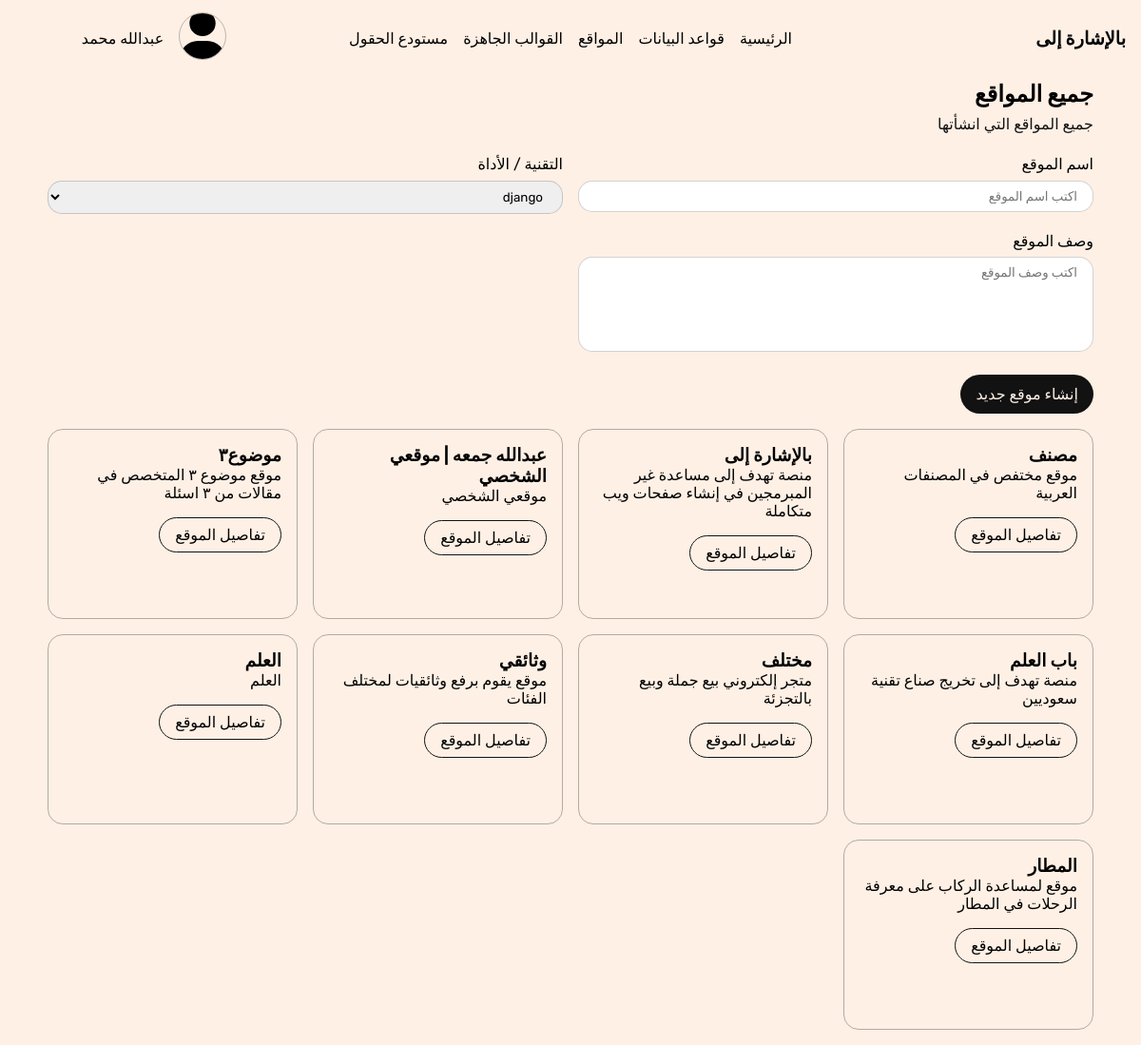
Page /websites/all/ on the committed database.
### website/models.py (models this page shows, shortened)
class Website(models.Model):
    name = models.CharField(max_length=255, verbose_name="اسم الموقع")
    description = models.TextField(verbose_name="الوصف", blank=True, null=True)
    tool = models.ForeignKey(Tool, on_delete=models.SET_NULL, blank=True, null=True, verbose_name="اللغة / إطار العمل")
    date_created = models.DateTimeField(null=True, blank=True, verbose_name="تاريخ الإنشاء", auto_now_add=True)
    class Meta:
        verbose_name = 'موقع'
        verbose_name_plural = "المواقع"

### website/views.py (the view)
# urls.py: path('all/', all_websites, name='all-websites'),
def all_websites(request):
    websites = Website.objects.all()
    tools = Tool.objects.all()
    context = {
        'websites': websites,
        'tools': tools,
    }
    return render(request,'all-websites.html', context)

### templates/all-websites.html (shortened to what this page needs)
{% extends 'base.html' %}
{% load static %}
{% block stylesheets %}
    <link rel="stylesheet" href="{% static 'css/add-website-form.css' %}">
{% endblock stylesheets %}
{% block content %}
<section class="all-websites">
    <div class="container">
        <div class="section__heading">
            <h1 class="section__heading__title">جميع المواقع</h1>
            <p class="section__heading__text">جميع المواقع التي انشأتها</p>
            <form method="POST">
                <div class="add-website-form">
                        <div class="field">
                            <p>اسم الموقع</p>
                            <input name="website-name-input" type="text" placeholder="اكتب اسم الموقع" class="input text-input">
                        </div>
                        <div class="field">
                            <p>التقنية / الأداة</p>
                            <select class="" name="website-tool-input" id="website-tool-input">
                                {% for tool in tools %}
                                    <option value="{{tool.id}}">{{tool.name}}</option>
                                {% endfor %}
                            </select>
                        </div>
                        <div class="field">
                            <p>وصف الموقع</p>
                            <textarea name="website-description-input" id="" placeholder="اكتب وصف الموقع" class="" ></textarea>
                        </div>
                </div>
            </form>
            <a id="btn-add-website" class="btn btn-solid-dark">إنشاء موقع جديد</a>
        </div>
        <div class="section__content" id="section__all_websites">
            <div class="grid all-websites-grid">
                {% for website in websites %}
                <div class="col website">
                    <h3>{{website.name}}</h3>
                    <p>
                        {{website.description}}
                    </p>
                    <a href="#" class="btn btn-outline btn-open-website">تفاصيل الموقع</a>
                </div>
                {% endfor %}
            </div>
        </div>
    </div>
</section>
{% endblock content %}

### project/static/css/main.css (style rules this page uses)
* { padding: 0; margin:0; box-sizing: border-box; font-family: "Rubik"; }
a { color: #000; text-decoration: none; }
.container { margin: 0 auto; }
body { overflow-x: hidden; background-color: #fef0e5; margin-bottom: 1rem; }
section .section__heading { line-height: 1.6; margin-bottom: 1rem }
section .section__heading .section__heading__text { color: #121212; }
.grid { display: grid; grid-template-columns: repeat(auto-fit, minmax(250px, 1fr)); gap: 1rem; }
.grid .col { min-height: 200px; border-radius: 1rem; border: 1px solid #12121250; padding: 1rem; }
.btn { display: block; width: fit-content; padding: .5rem 1rem; border-radius: 2rem; margin-top: 1rem; outline: none; border: none; cursor: pointer; }
.btn-outline { border: 1px solid #121212; }
.btn-solid-dark { background: #121212; color: #fef0e5; }
.text-input { padding: .5rem 1rem; border-radius: 15px; outline: none; border: 1px solid #12121230; }
input { display: block; }
textarea { resize: none; height: 100px; border-radius: 15px; padding: .5rem 1rem; border: 1px solid #12121230; }
select { padding: .5rem 1rem ; border-radius: 15px; border: 1px solid #12121230; outline: none; }
@media (min-width: 1200px) { .container { width: 1100px; } }

### project/static/css/add-website-form.css (style rules this page uses)
.add-website-form { display: grid; gap: 1rem; grid-template-columns: 1fr 1fr; flex-wrap: wrap; margin-top: 1rem; }
.add-website-form .field p { margin-bottom: .25rem; }
.add-website-form .field input, .add-website-form select, .add-website-form textarea { width: 100%; }
.add-website-form select { padding: .5rem 1rem ; border-radius: 15px; border: 1px solid #12121230; outline: none; }
.add-website-form textarea { resize: none; height: 100px; border-radius: 15px; padding: .5rem 1rem; border: 1px solid #12121230; }

### rows in the picture
Website: name "مصنف", description "موقع مختفص في المصنفات العربية"
Website: name "بالإشارة إلى", description "منصة تهدف إلى مساعدة غير المبرمجين في إنشاء صفحات ويب متكاملة"
Website: name "عبدالله جمعه | موقعي الشخصي", description "موقعي الشخصي"
Website: name "موضوع٣", description "موقع موضوع ٣ المتخصص في مقالات من ٣ اسئلة"
Website: name "باب العلم", description "منصة تهدف إلى تخريج صناع تقنية سعوديين"
Website: name "مختلف", description "متجر إلكتروني بيع جملة وبيع بالتجزئة"
Website: name "وثائقي", description "موقع يقوم برفع وثائقيات لمختلف الفئات"
Website: name "العلم", description "العلم"
Website: name "المطار", description "موقع لمساعدة الركاب على معرفة الرحلات في المطار"

### other values in the picture
form field website-tool-input "django"
